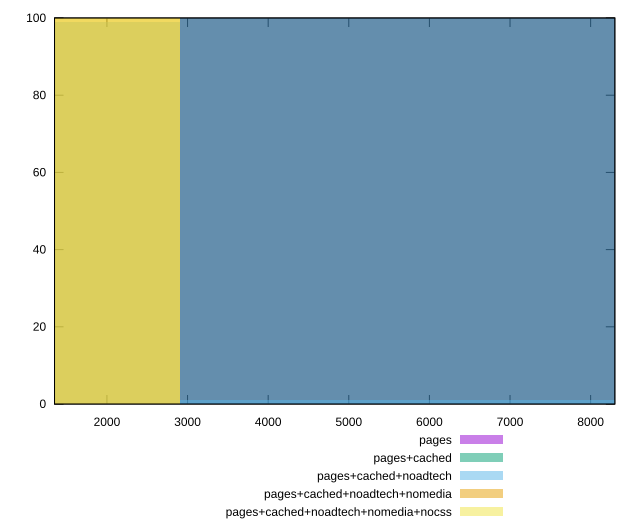

The script that saved this image:
reset

$pages <<EOF
5821.924741882646 100
EOF

$pagesCached <<EOF
5821.924741882646 100
EOF

$pagesCachedNoadtech <<EOF
0 99
5821.924741882646 1
EOF

$pagesCachedNoadtechNomedia <<EOF
0 100
EOF

$pagesCachedNoadtechNomediaNocss <<EOF
0 100
EOF

set key outside below
set boxwidth 5821.924741882646
set xrange [1350:8300]
set yrange [0:100]
set trange [0:100]
set style fill transparent solid 0.5 noborder
set terminal svg size 640, 530 enhanced background rgb 'white'
set output "report_00017_2021-02-10T15-08-03.406Z/uses-text-compression/comparison/histogram/all_raw.svg"

plot $pages title "pages" with boxes, \
     $pagesCached title "pages+cached" with boxes, \
     $pagesCachedNoadtech title "pages+cached+noadtech" with boxes, \
     $pagesCachedNoadtechNomedia title "pages+cached+noadtech+nomedia" with boxes, \
     $pagesCachedNoadtechNomediaNocss title "pages+cached+noadtech+nomedia+nocss" with boxes

reset
